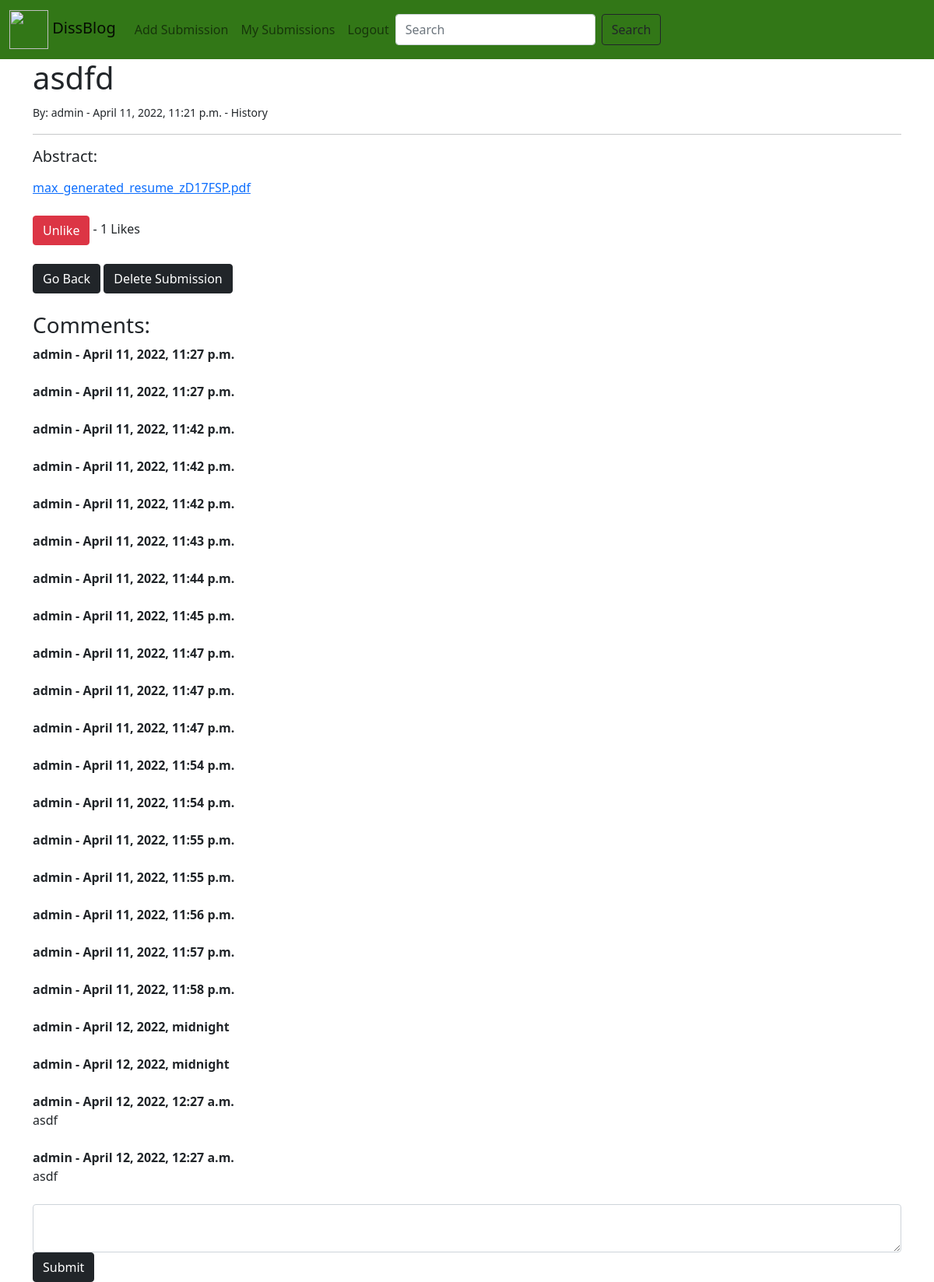
The page /submission/36 (signed in) on the database as committed earlier.
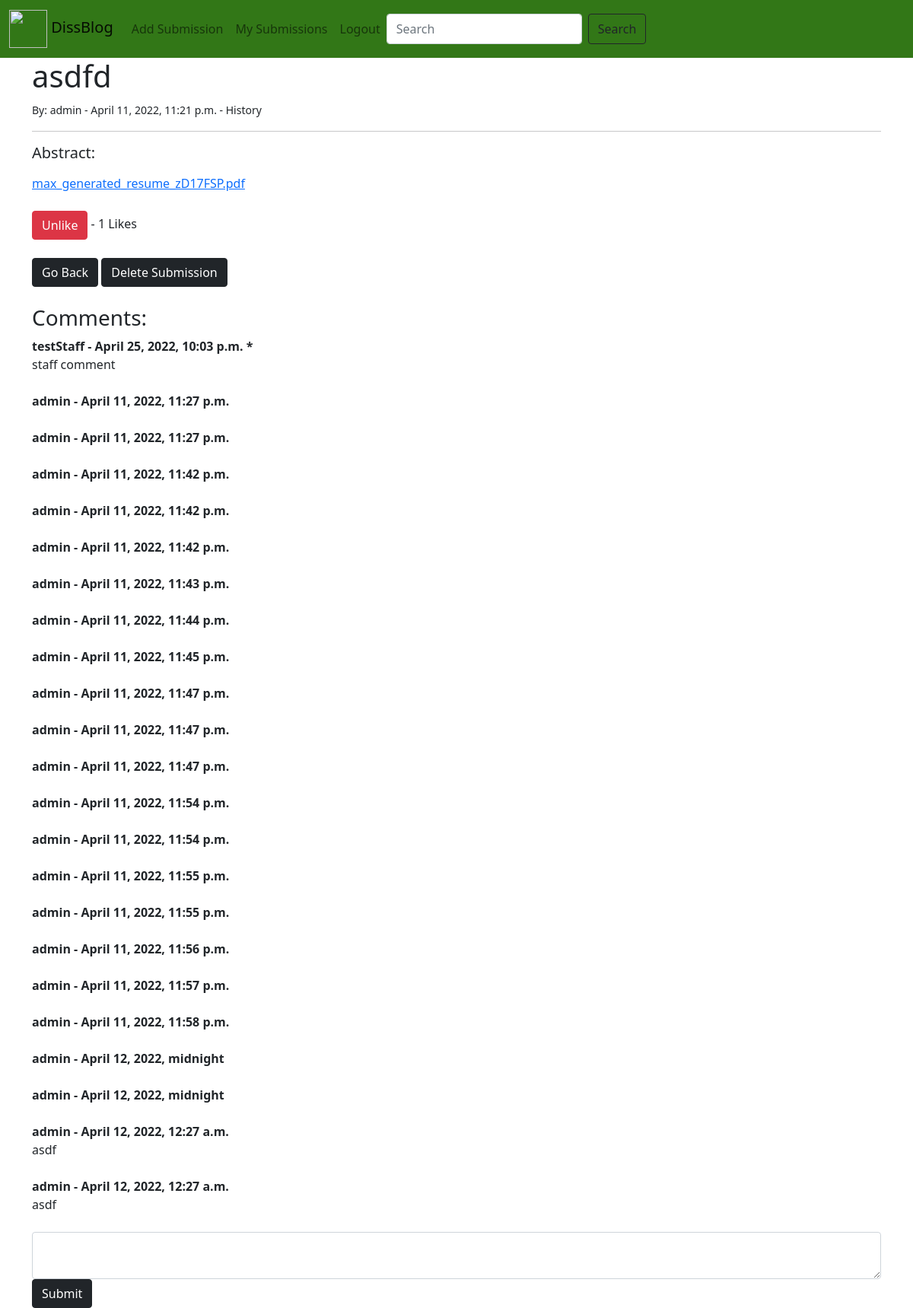
The same page on the database as committed later.
### blogtest/models.py (models this page shows, shortened)
class Comment(models.Model):
    post = models.ForeignKey(Submission, related_name="comments", on_delete=models.CASCADE)
    comment_by = models.ForeignKey(User, on_delete=models.CASCADE)
    content = models.TextField(blank=False, null=False)
    pub_date = models.DateTimeField(auto_now_add=True)
    status = models.BooleanField(default=True)
    class Meta:
        ordering = ("pub_date",)

class User(AbstractUser):
    ADMIN = 1
    STUDENT = 2
    STAFF = 3
    TYPE = (
        (ADMIN, _('Administrator')),
        (STUDENT, _('Student')),
        (STAFF, _('Staff')),
    )
    type = models.PositiveSmallIntegerField(choices=TYPE, default=STUDENT)
    date_of_birth = models.DateField(_('date_of_birth'), default=timezone.now)

### blogtest/views.py (the view, shortened to what this page needs)
# urls.py: path('submission/<int:pk>', views.DetailView.as_view(), name='submission-detail'),
class DetailView(generic.DetailView):
    model = Submission
    form_class = NewCommentForm
    template_name = 'blog/submission_detail.html'
    def get_context_data(self, *args, **kwargs):
        post = Submission.objects.filter(id=self.kwargs['pk'])[0]
        comments = Comment.objects.filter(post_id=self.kwargs['pk']).order_by("-comment_by__type", "pub_date")
        liked = False
        if post.likes.filter(id=self.request.user.id).exists():
            liked = True
        likes_total = post.likes_total()
        context = super(DetailView, self).get_context_data()
        context["likes_total"] = likes_total
        context["liked"] = liked
        context["comments"] = comments
        if self.request.GET.get('previous_page'):
            context["previous_page"] = self.request.GET.get('previous_page')
        else:
            context["previous_page"] = self.request.META.get('HTTP_REFERER')
        if not context["previous_page"]:
            context["previous_page"] = reverse_lazy('home')
        return context

### blogtest/models.py (called while the page is built)
    def __str__(self):
        return self.name

    def likes_total(self):
        return self.likes.count()

### blogtest/templates/blog/submission_detail.html (shortened to what this page needs)
{% extends 'base.html' %}
{% block content %}
    <h1>{{ submission.title }}</h1>
    <small>By: {{ submission.author }} - {{ submission.pub_date }} - {{ submission.tag }}</small>
    <hr>
    <div>
        <h5>Abstract:</h5>
    </div>
    <a href="/media/{{ submission.file }}">{{ submission.file }}</a>
    <br/><br/>
    {% if user.is_authenticated %}
        <form action="{% url 'like_post' submission.pk%}?previous_page={{ previous_page }}" method="post">
            {% if liked %}
                <button type="submit" name="submission_id" value="{{ submission.id }}" class="btn btn-danger">Unlike</button>
            {% else %}
                <button type="submit" name="submission_id" value="{{ submission.id }}" class="btn btn-light">Like</button>
            {% endif %}
             - {{ likes_total }} Likes
        </form>
    {% endif %}
    <br/>
    <a href="{{ previous_page }}" class="btn btn-dark">Go Back</a>
    {% if user.id == submission.author.id %}
        <a href="{% url 'delete_submission' submission.pk %}" class="btn btn-dark">Delete Submission</a>
    {% endif %}
    {% if user.is_authenticated %}
        <br/><br/>
        <h3>Comments:</h3>
        {% if not submission.comments.all %}
            No Comments Yet.
        {% else %}
            {% for comment in comments %}
                <strong>
                    {{ comment.comment_by }} - {{ comment.pub_date }}
                    {% if comment.comment_by.type == 3 %}
                        *
                    {% endif %}
                </strong><br/>
                <div>{{ comment.content }}</div><br>
            {% endfor %}
        {% endif %}
        <form method="post">
            <textarea class="form-control {% if form.content.errors %}is-invalid{% endif %}" id="id_content"
                name="content" >{{ form.content.value|default:'' }}</textarea>
            <button type="submit" class="btn btn-dark">Submit</button>
        </form>
    {% endif %}
{% endblock %}

Rows that differ between the two databases and show on the page:
added Comment: comment_by "testStaff", pub_date "April 25, 2022, 10:03 p.m.", content "staff comment"
